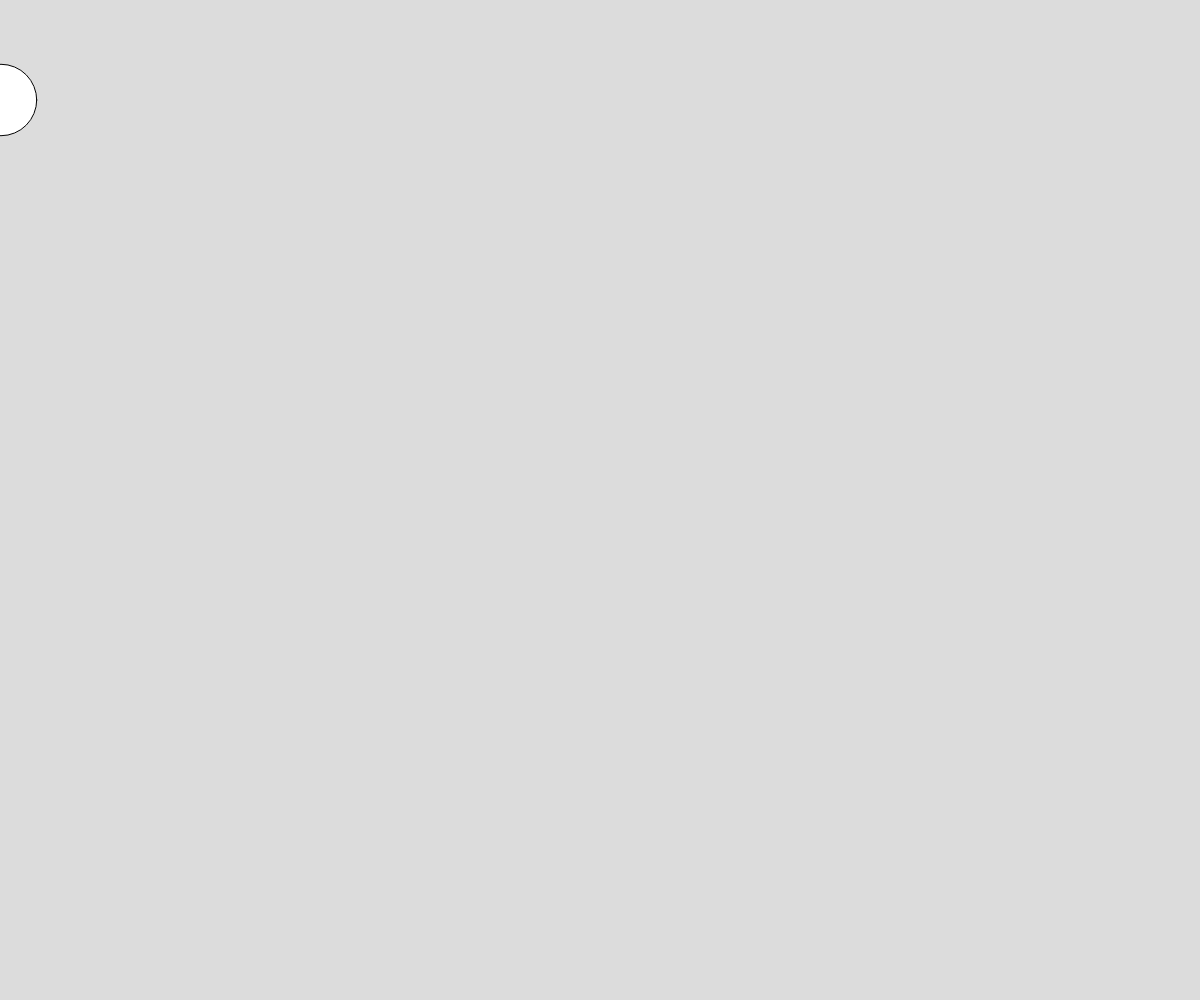
Frame 1 (no input)
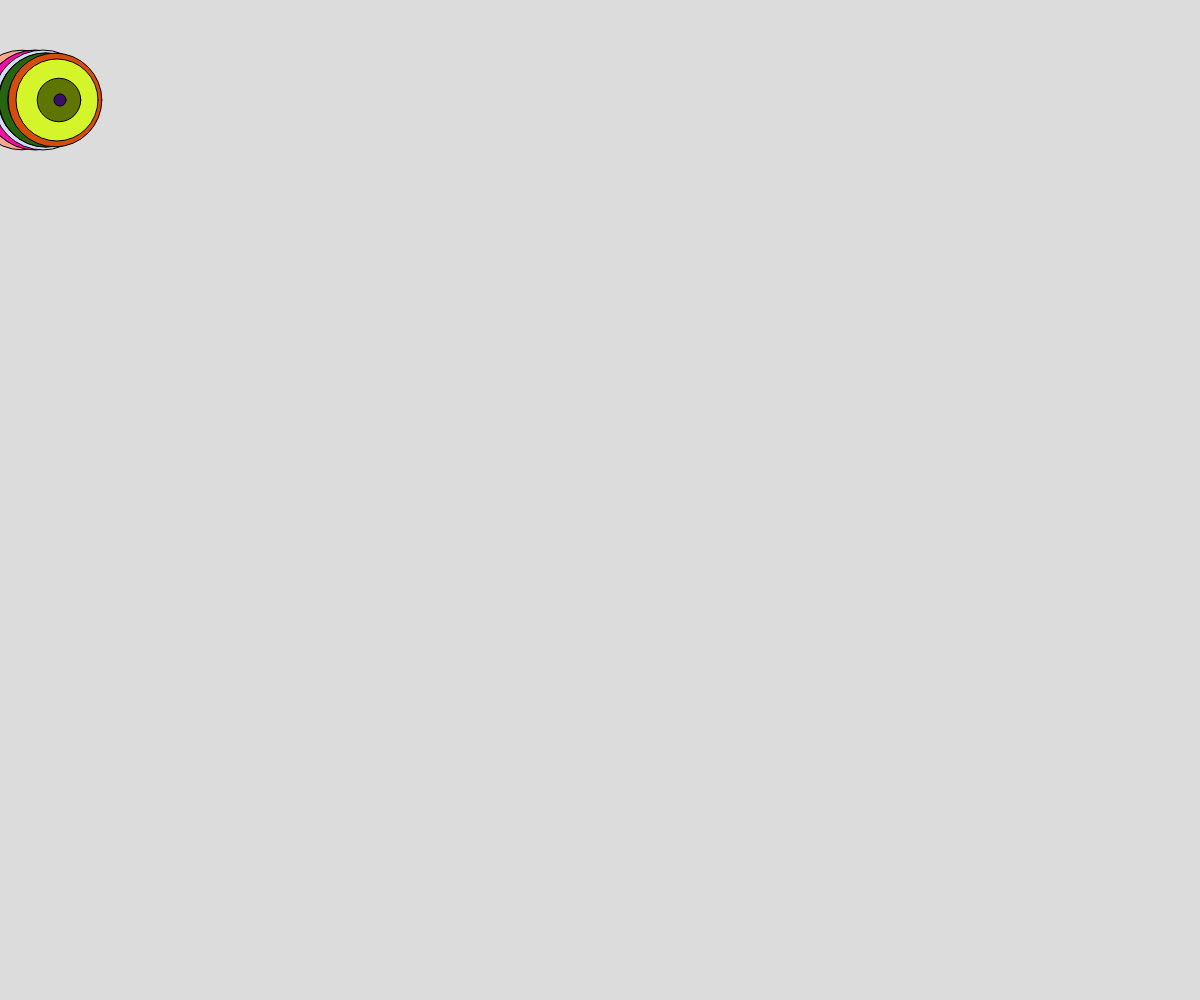
Frame 60 (no input)
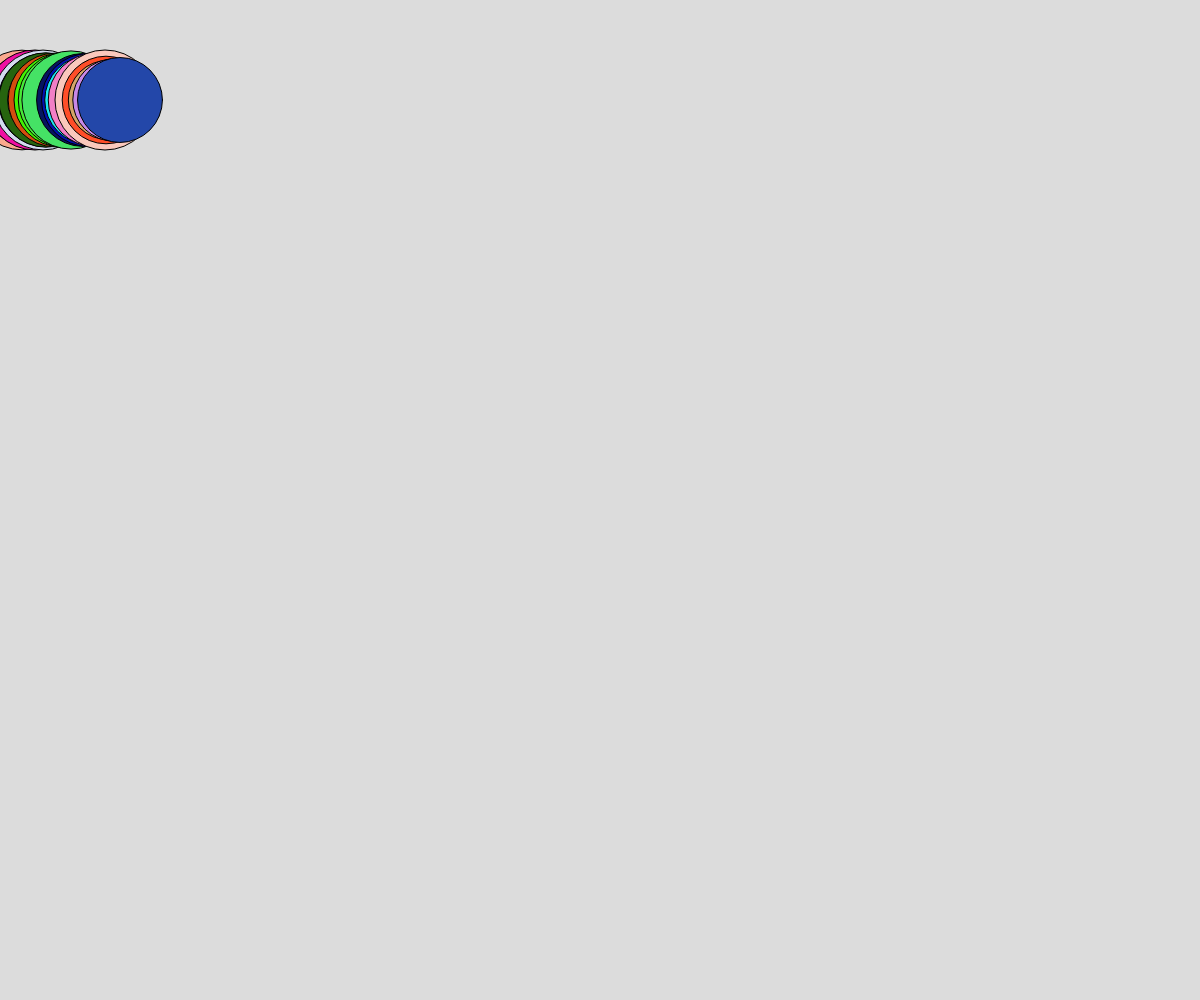
Frame 120 (the mouse pressed at the canvas centre since frame 60)

The p5.js sketch that drew these frames (run headless with seeded random() and noise() and a simulated clock; from frame 60 on, the mouse is pressed at the canvas centre):

// p5.js sketch
// ── sketch.js
// Primitive Paint Assingment 
// Vlad Atamancuk
// Sep 15, 2023
//
// Extra for Experts:
// -Designing a primitive painting program using P5 library and refrence.
let overlay;
let overlay2;
function setup() {
  createCanvas(windowWidth, windowHeight);
  overlay = createGraphics(width,height);
  overlay2 = createGraphics(width,height);
}

function draw() {
  background(220);
  reset();
  autoArt();
  drawRectangle();
  image(overlay,0,0);
  drawCircle();
  image(overlay,0,0);
  drawTriangle();
  image(overlay,0,0);
}

//Draw a rectangle at mouse position
function drawRectangle(){
  if(keyPressed){
    if (key === "a"){
      rect(mouseX-10,mouseY-10, 20, 20);
      if (mouseIsPressed){
        if (mouseButton === LEFT){
          overlay.rect(mouseX-10,mouseY-10, 20, 20);
          image(overlay,0,0);
        }
      }
    }
  }
}
//Draw a circle at mouse poistion
function drawCircle(){
  if(keyPressed){
    if (key ==="s"){
      circle(mouseX,mouseY,30);
      if (mouseIsPressed){
        if (mouseButton === LEFT){
          overlay.circle(mouseX, mouseY, 30);
          image(overlay,0,0);
        }
      }
  
    }
  }
    
}
//Draw a triangle 
function drawTriangle(){
  if(keyPressed){
    if (key ==="d"){
      triangle(mouseX,mouseY-20,mouseX-10,mouseY+10,mouseX+10,mouseY+10);
      if (mouseIsPressed){
        if (mouseButton === LEFT){
          overlay.triangle(mouseX,mouseY-20,mouseX-10,mouseY+10,mouseX+10,mouseY+10);
          image(overlay,0,0);
        }
      }
    }
  }
}
//Autonomous Art
let x = 0;
let y = 0;
function autoArt(){ 
  if (x=>0 ){
    x +=1;
    print(x);
    if (x >= width){
      x *= -1;
    }
  }
  overlay2.circle(x,100,random(0,100));
  overlay2.fill(random(0,255),random(0,255),random(0,255));
  image(overlay2,0,0);
}

function reset(){
  if(keyCode === 32){
    overlay.clear();
  }

}
//Check which inputs are pressed. 
function keyPressed(){
  print("key", key, "\tkeyCode", keyCode);  
}
function mousePressed(){
  print("mouse", mouseButton);
}
//Scroll Wheel to change colours. 
// function mouseWheel(event){
//   let colors = ["blue","red","green","purple","orange","yellow"];
//   if (event.delta < 0){
//     print(event.delta);
//     for(let count =0; colors.length -= 1;){
//       count ++;
//       print(count);
//       fill(colors[count]);
//       print(colors[count]);
//     }
//   }
// } 
//     for (let i = 0; i< colors.length; i ++){
//       overlay.fill(colors[i]);
//       i +=2;
//     } 
//   } 
//   if (event.delta > 0){
//     for (let i =colors.length-1; i>=0; i --){
//       overlay.fill(colors[i]);
//     } 
//   } 
//   print(event.delta);
//   return false;
// }
